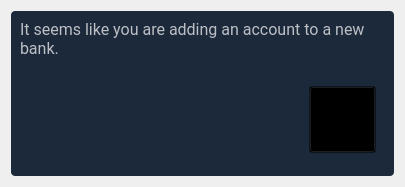
<?xml version="1.0" encoding="UTF-8"?>
<ui version="4.0">
 <class>AddBank</class>
 <widget class="QWidget" name="AddBank">
  <property name="geometry">
   <rect>
    <x>0</x>
    <y>0</y>
    <width>401</width>
    <height>183</height>
   </rect>
  </property>
  <property name="windowTitle">
   <string>Form</string>
  </property>
  <property name="styleSheet">
   <string notr="true">QWidget#bank 
{
	background-color: #1C293B;
	border: none;
	border-radius: 4px;
	outline: none;
}

QPushButton
{
	background-color: transparent;
	color: #8ec6f4;
	outline: none;
	padding-left: 8px;
	padding-right: 8px;
	padding-top: 8px;
	padding-bottom: 8px;
	border-radius: 4px;
}

QPushButton:hover
{
	background-color: rgba(140, 195, 240, 30);
}

QToolButton
{
	background-color: transparent;
	outline: none;
}

QToolButton:hover
{
	background-color: rgba(255, 255, 255, 25);
	border-radius: 2px;
	outline: none;
}


QLineEdit
{
	background-color: transparent;
	border: none;
	border-radius: 0px;
	padding-left: 0px;
	/*border-bottom: 1px solid rgba(255, 255, 255, 180);*/
	outline: none;
}

QLineEdit:hover
{
	/*border-bottom: 2px solid rgba(255, 255, 255, 230);*/
}


QLineEdit:focus
{
	/*border-bottom: 2px solid rgba(255, 255, 255, 230);*/
}

QComboBox
{
	background-color: transparent;
	border: none;
	border-radius: 0px;
	padding-left: 0px;
	/*border-bottom: 1px solid rgba(255, 255, 255, 180);*/
	outline: none;
}</string>
  </property>
  <layout class="QGridLayout" name="gridLayout">
   <item row="0" column="0">
    <widget class="QWidget" name="bank" native="true">
     <property name="minimumSize">
      <size>
       <width>0</width>
       <height>165</height>
      </size>
     </property>
     <layout class="QGridLayout" name="gridLayout_2">
      <property name="verticalSpacing">
       <number>15</number>
      </property>
      <item row="0" column="0">
       <widget class="QLabel" name="label">
        <property name="font">
         <font>
          <family>Roboto</family>
          <pointsize>12</pointsize>
         </font>
        </property>
        <property name="styleSheet">
         <string notr="true">color: rgba(255, 255, 255, 180);</string>
        </property>
        <property name="text">
         <string>&lt;html&gt;&lt;head/&gt;&lt;body&gt;&lt;p&gt;It seems like you are adding an account to a new bank.&lt;/p&gt;&lt;/body&gt;&lt;/html&gt;</string>
        </property>
        <property name="wordWrap">
         <bool>true</bool>
        </property>
       </widget>
      </item>
      <item row="1" column="0">
       <widget class="QWidget" name="widget" native="true">
        <property name="sizePolicy">
         <sizepolicy hsizetype="Preferred" vsizetype="Expanding">
          <horstretch>0</horstretch>
          <verstretch>0</verstretch>
         </sizepolicy>
        </property>
        <layout class="QHBoxLayout" name="horizontalLayout">
         <property name="spacing">
          <number>20</number>
         </property>
         <item>
          <widget class="MaterialOutlinedLineEdit" name="bank_name">
           <property name="minimumSize">
            <size>
             <width>260</width>
             <height>67</height>
            </size>
           </property>
           <property name="maximumSize">
            <size>
             <width>16777215</width>
             <height>67</height>
            </size>
           </property>
           <property name="font">
            <font>
             <family>Roboto</family>
             <pointsize>11</pointsize>
            </font>
           </property>
          </widget>
         </item>
         <item>
          <widget class="QToolButton" name="bank_logo">
           <property name="minimumSize">
            <size>
             <width>67</width>
             <height>67</height>
            </size>
           </property>
           <property name="maximumSize">
            <size>
             <width>67</width>
             <height>67</height>
            </size>
           </property>
           <property name="cursor">
            <cursorShape>PointingHandCursor</cursorShape>
           </property>
           <property name="text">
            <string/>
           </property>
           <property name="iconSize">
            <size>
             <width>40</width>
             <height>40</height>
            </size>
           </property>
          </widget>
         </item>
        </layout>
       </widget>
      </item>
     </layout>
    </widget>
   </item>
  </layout>
 </widget>
 <customwidgets>
  <customwidget>
   <class>MaterialOutlinedLineEdit</class>
   <extends>QLineEdit</extends>
   <header>view.widgets.material_outlined_line_edit.h</header>
  </customwidget>
 </customwidgets>
 <resources/>
 <connections/>
</ui>
